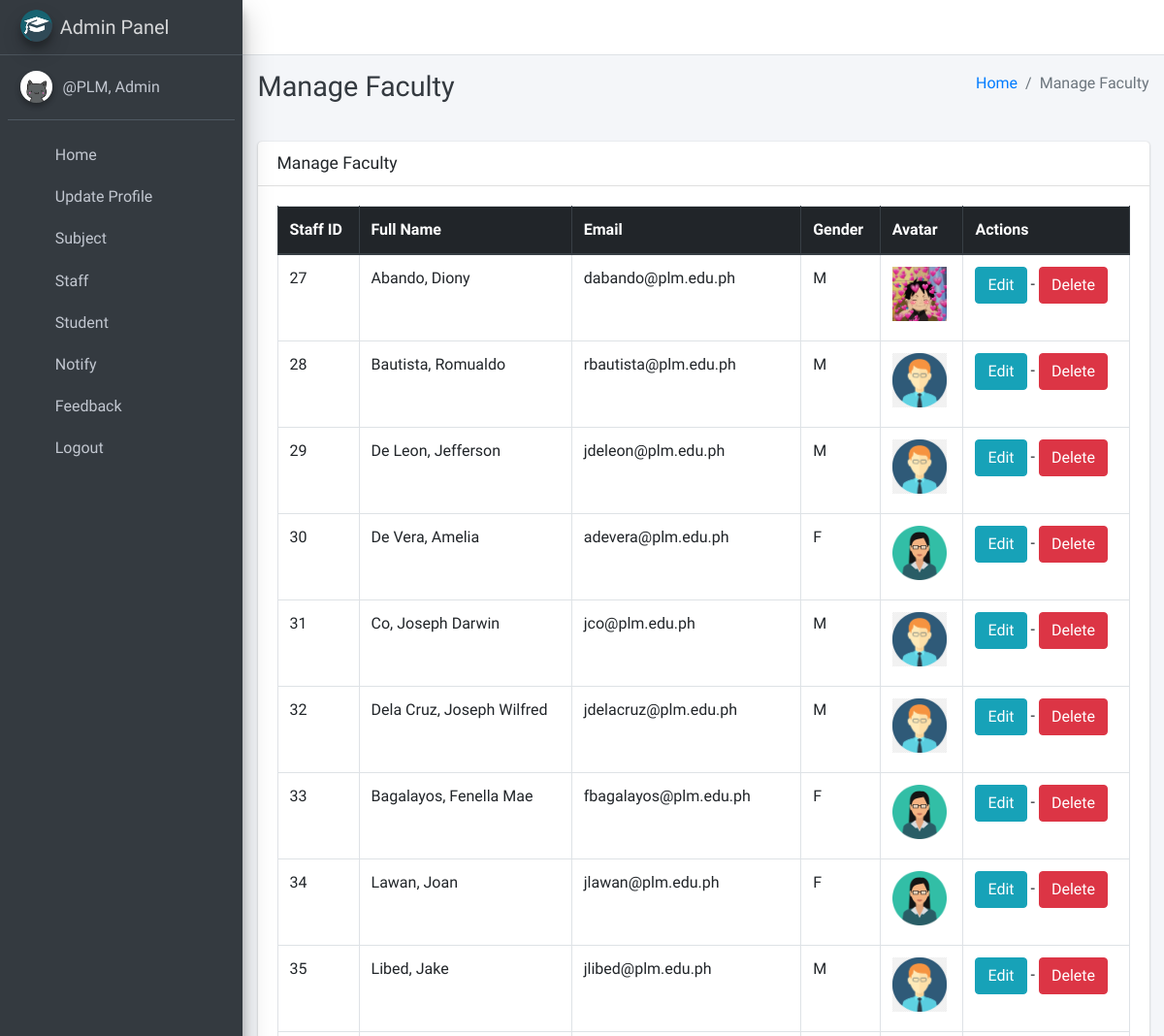
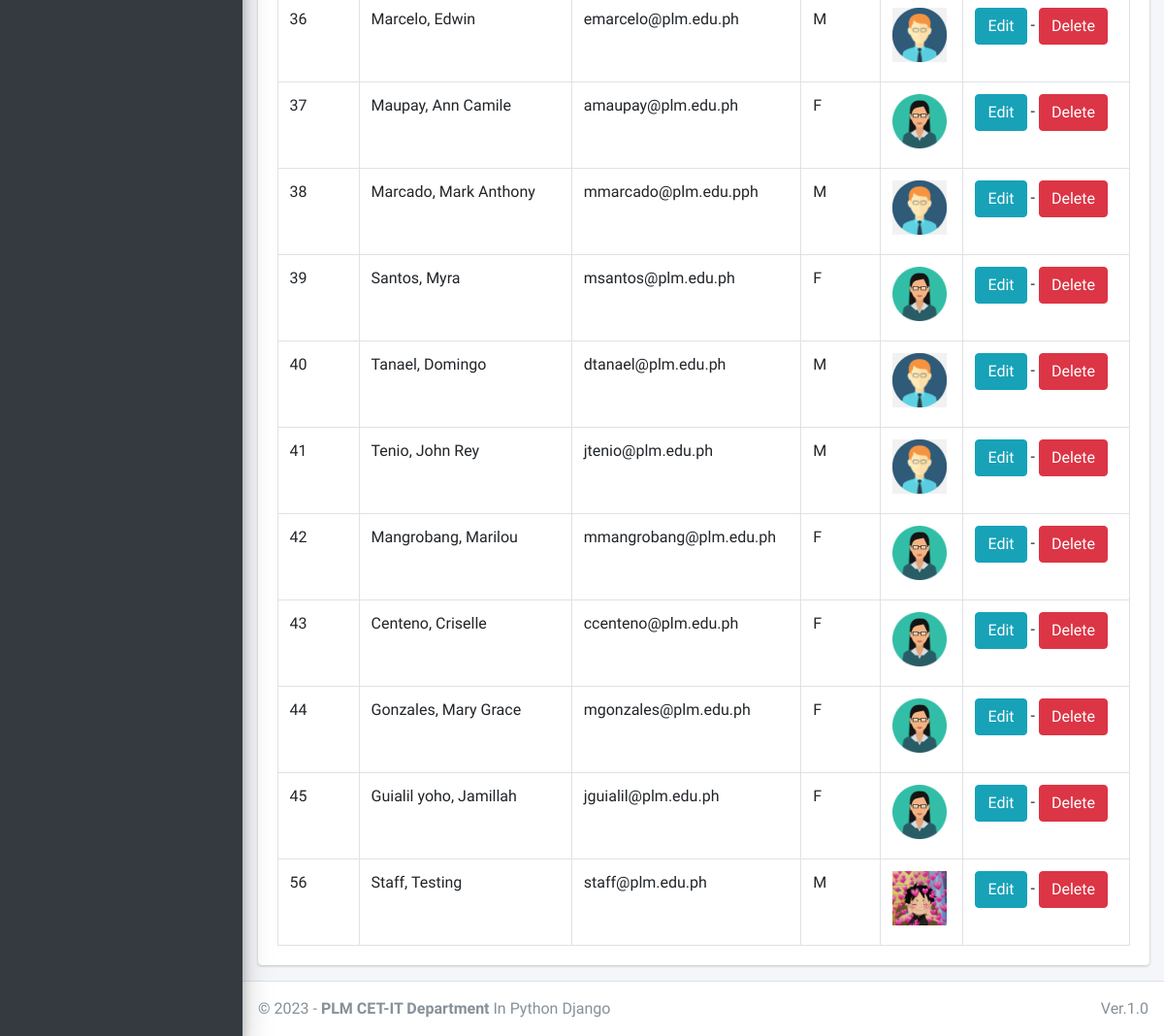
/staff/manage/ (signed in), run on an earlier commit of the app's database (2 pictures, top to bottom).
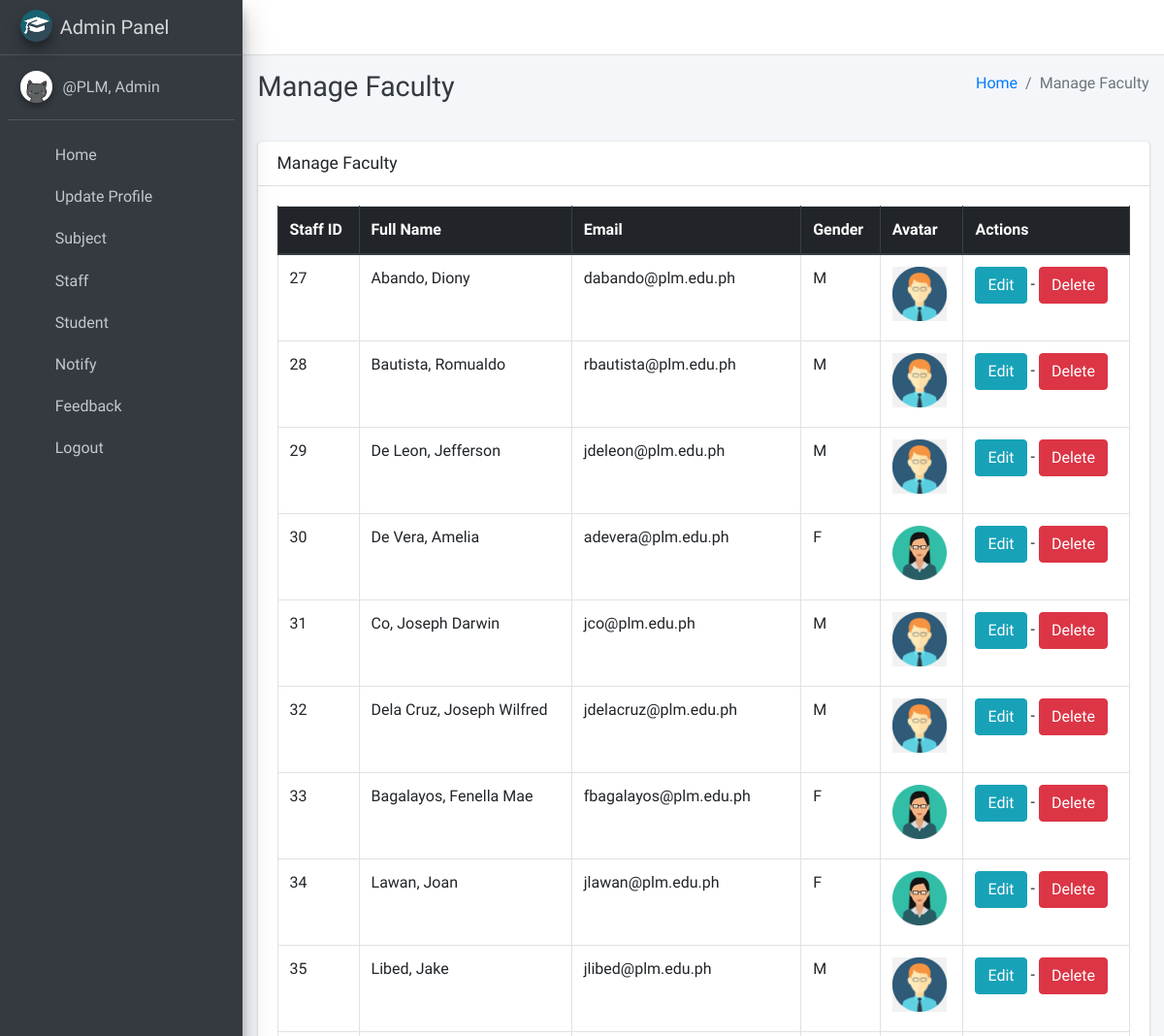
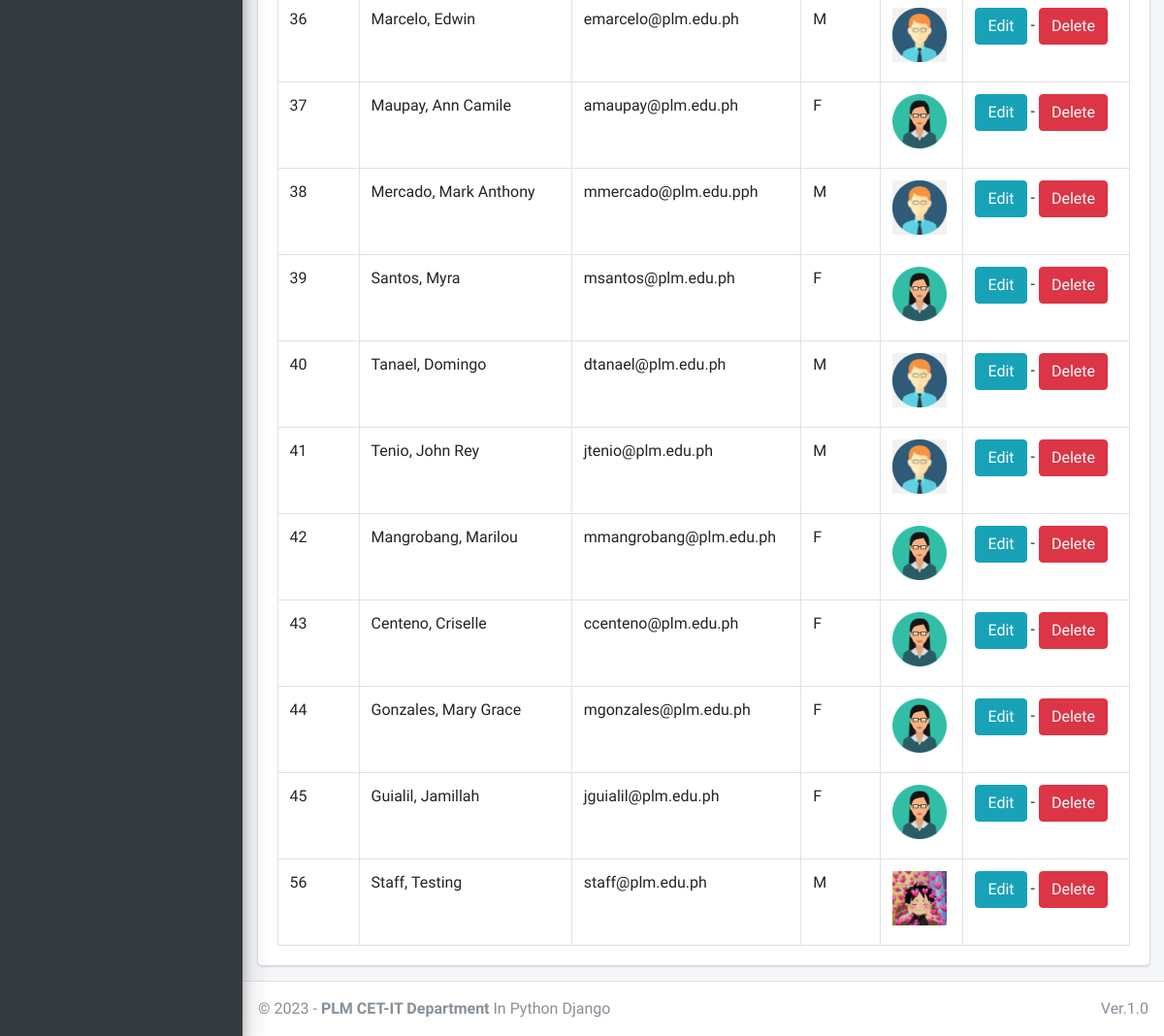
And on a later commit of the database (2 pictures, top to bottom).
### main_app/models.py (models this page shows)
class CustomUser(AbstractUser):
    USER_TYPE = ((1, "HOD"), (2, "Staff"), (3, "Student"))
    GENDER = [("M", "Male"), ("F", "Female")]
    username = None  # Removed username, using email instead
    email = models.EmailField(unique=True)
    user_type = models.CharField(default=1, choices=USER_TYPE, max_length=1)
    gender = models.CharField(max_length=1, choices=GENDER)
    profile_pic = models.ImageField()
    address = models.TextField()
    fcm_token = models.TextField(default="")  # For firebase notifications
    created_at = models.DateTimeField(auto_now_add=True)
    updated_at = models.DateTimeField(auto_now=True)
    USERNAME_FIELD = "email"
    REQUIRED_FIELDS = []
    objects = CustomUserManager()
    def __str__(self):
        return self.last_name + ", " + self.first_name

### main_app/hod_views.py (the view)
# urls.py: path("staff/manage/", hod_views.manage_staff, name='manage_staff'),
def manage_staff(request):
    allStaff = CustomUser.objects.filter(user_type=2)
    context = {
        'allStaff': allStaff,
        'page_title': 'Manage Faculty'
    }
    return render(request, "hod_template/manage_staff.html", context)

### main_app/templates/hod_template/manage_staff.html
{% extends 'main_app/base.html' %}
{% load static %}
{% block page_title %}{{page_title}}{% endblock page_title %}
{% block content %}
<section class="content">
    <div class="container-fluid">
        <div class="row">
            <div class="col-md-12">
                <div class="card">
                    <div class="card-header">
                        <h3 class="card-title">{{page_title}}</h3>
                    </div>
                    <div class="card-body">
                        <table id="example2" class="table table-bordered table-hover">
                            <thead class="thead-dark">
                                <tr>
                                    <th>Staff ID</th>
                                    <th>Full Name</th>
                                    <th>Email</th>
                                    <th>Gender</th>
                                    <th>Avatar</th>
                                    <th>Actions</th>
                                </tr>
                            </thead>
                            <tbody>
                                {% for staff in allStaff %}
                                <tr>
                                    <td>{{staff.id}}</td>
                                    <td>{{staff.last_name}}, {{staff.first_name}}</td>
                                    <td>{{staff.email}}</td>
                                    <td>{{staff.gender}}</td>
                                    <td>
                                        {% if staff.profile_pic == ""  %}
                                        No Image
                                        {% else %}
                                        <img class="img img-fluid mb-2" height="56" width="56"
                                            src="{{staff.profile_pic}}" alt="">
                                        {% endif %}
                                    </td>
                                    <td>
                                        <a href="{% url 'edit_staff' staff.id %}" class="btn btn-info">Edit</a> -
                                        <a href="{% url 'delete_staff' staff.id %}" class="btn btn-danger" onclick="return confirm('Are you sure about this ?')">Delete</a>
                                    </td>
                                </tr>
                                {% endfor %}
                            </tbody>
                        </table>
                    </div>
                </div>
            </div>
        </div>
    </div>
</section>
{% endblock content %}

What changed in the data, as far as the page shows it:
changed CustomUser "Abando": profile_pic: picture removed, a placeholder shows
changed CustomUser "Mark Anthony": last_name "Marcado" → "Mercado"; email "mmarcado@plm.edu.pph" → "mmercado@plm.edu.pph"
changed CustomUser "Jamillah": last_name "Guialil yoho" → "Guialil"
